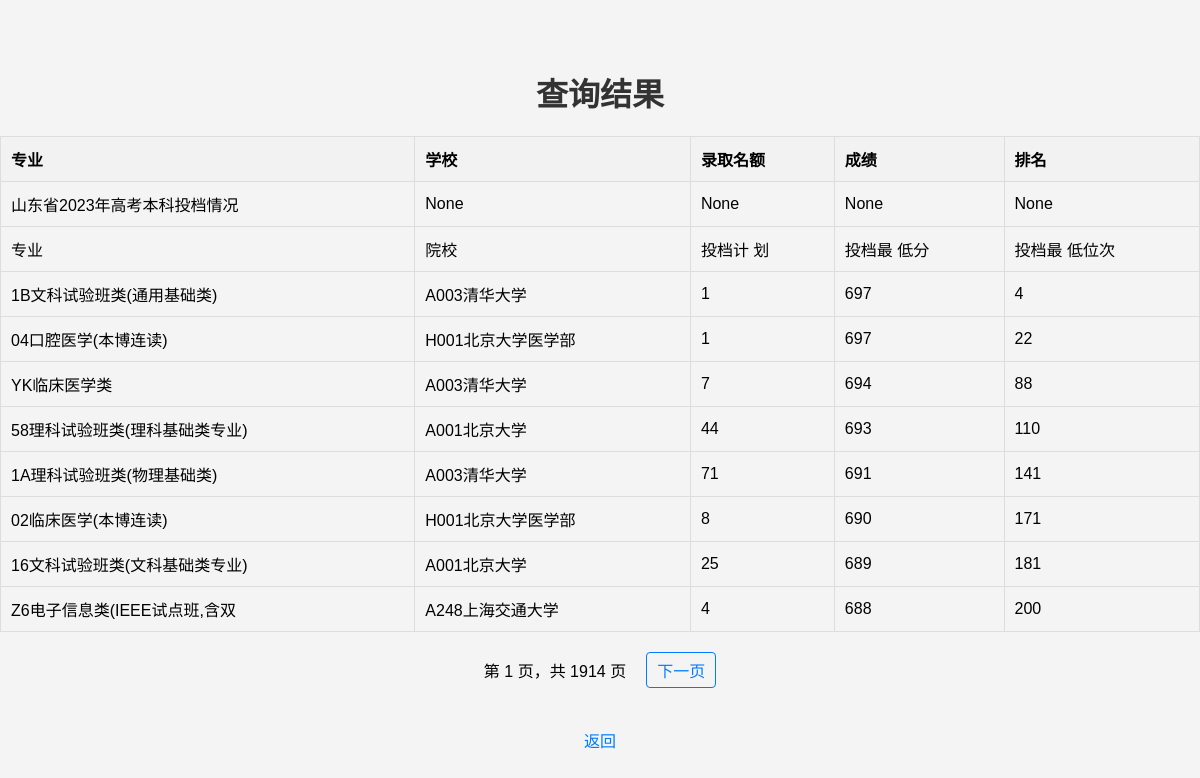
The app's page /results with its own data.
### tables this page shows
CREATE TABLE admissions
             (id INTEGER PRIMARY KEY AUTOINCREMENT, 
              major TEXT, 
              school TEXT, 
              quota INTEGER, 
              score INTEGER, 
              rank INTEGER);

### app.py (the view)
@app.route('/results')
def results():
    major = request.args.get('major')
    school = request.args.get('school')
    min_score = request.args.get('min_score')
    max_score = request.args.get('max_score')
    min_rank = request.args.get('min_rank')
    max_rank = request.args.get('max_rank')
    page = request.args.get('page', 1, type=int)
    query = "SELECT major, school, quota, score, rank FROM admissions WHERE 1=1"
    count_query = "SELECT COUNT(*) FROM admissions WHERE 1=1"
    params = []
    if major:
        query += " AND major LIKE ?"
        count_query += " AND major LIKE ?"
        params.append('%' + major + '%')
    if school:
        query += " AND school LIKE ?"
        count_query += " AND school LIKE ?"
        params.append('%' + school + '%')
    if min_score:
        query += " AND score >= ?"
        count_query += " AND score >= ?"
        params.append(min_score)
    if max_score:
        query += " AND score <= ?"
        count_query += " AND score <= ?"
        params.append(max_score)
    if min_rank:
        query += " AND rank >= ?"
        count_query += " AND rank >= ?"
        params.append(min_rank)
    if max_rank:
        query += " AND rank <= ?"
        count_query += " AND rank <= ?"
        params.append(max_rank)
    cur = get_db().execute(count_query, params)
    total_results = cur.fetchone()[0]
    cur.close()
    query += " LIMIT ? OFFSET ?"
    params.extend([PER_PAGE, (page - 1) * PER_PAGE])
    cur = get_db().execute(query, params)
    results = cur.fetchall()
    cur.close()
    total_pages = (total_results + PER_PAGE - 1) // PER_PAGE
    return render_template('results.html', results=results, page=page, total_pages=total_pages)

### app.py (called while the page is built)
def get_db():
    db = getattr(g, '_database', None)
    if db is None:
        db = g._database = sqlite3.connect(DATABASE)
    return db

@app.teardown_appcontext
def close_connection(exception):
    db = getattr(g, '_database', None)
    if db is not None:
        db.close()

### templates/results.html (shortened to what this page needs)
<!DOCTYPE html>
<html lang="en">
<head>
    <link rel="stylesheet" href="{{ url_for('static', filename='styles.css') }}">
</head>
<body>
    <h1>查询结果</h1>
    {% if results %}
    <table>
        <tr>
            <th>专业</th>
            <th>学校</th>
            <th>录取名额</th>
            <th>成绩</th>
            <th>排名</th>
        </tr>
        {% for row in results %}
        <tr>
            <td>{{ row[0] }}</td>
            <td>{{ row[1] }}</td>
            <td>{{ row[2] }}</td>
            <td>{{ row[3] }}</td>
            <td>{{ row[4] }}</td>
        </tr>
        {% endfor %}
    </table>
    <div class="pagination">
        <span>第 {{ page }} 页，共 {{ total_pages }} 页</span>
        {% if page < total_pages %}
        <a href="{{ url_for('results', major=request.args.get('major'), school=request.args.get('school'), min_score=request.args.get('min_score'), max_score=request.args.get('max_score'), min_rank=request.args.get('min_rank'), max_rank=request.args.get('max_rank'), page=page+1) }}">下一页</a>
        {% endif %}
    </div>
    {% else %}
    <p>没有符合条件的结果。</p>
    {% endif %}
    <a href="{{ url_for('index') }}">返回</a>
</body>
</html>

### static/styles.css (style rules this page uses)
body { font-family: Arial, sans-serif; margin: 0; padding: 0; display: flex; flex-direction: column; align-items: center; justify-content: center; min-height: 100vh; background-color: #f4f4f4; }
h1 { color: #333; }
div { margin: 5px 0; }
table { width: 100%; border-collapse: collapse; }
th, td { padding: 10px; border: 1px solid #ddd; text-align: left; }
th { background-color: #f2f2f2; }
a { margin-top: 20px; color: #007BFF; text-decoration: none; }
.pagination { margin: 20px 0; display: flex; justify-content: center; align-items: center; }
.pagination a { margin: 0 10px; padding: 5px 10px; border: 1px solid #007BFF; color: #007BFF; text-decoration: none; border-radius: 4px; }
.pagination span { margin: 0 10px; }

### records on screen
admissions: major "山东省2023年高考本科投档情况", row "None"
admissions: major "专业", school "院校", quota "投档计 划", score "投档最 低分", rank "投档最 低位次"
admissions: major "1B文科试验班类(通用基础类)", school "A003清华大学", quota "1", score "697", rank "4"
admissions: major "04口腔医学(本博连读)", school "H001北京大学医学部", quota "1", score "697", rank "22"
admissions: major "YK临床医学类", school "A003清华大学", quota "7", score "694", rank "88"
admissions: major "58理科试验班类(理科基础类专业)", school "A001北京大学", quota "44", score "693", rank "110"
admissions: major "1A理科试验班类(物理基础类)", school "A003清华大学", quota "71", score "691", rank "141"
admissions: major "02临床医学(本博连读)", school "H001北京大学医学部", quota "8", score "690", rank "171"
admissions: major "16文科试验班类(文科基础类专业)", school "A001北京大学", quota "25", score "689", rank "181"
admissions: major "Z6电子信息类(IEEE试点班,含双", school "A248上海交通大学", quota "4", score "688", rank "200"

### other values on screen
{{ page }} "1"
{{ total_pages }} "1914"
